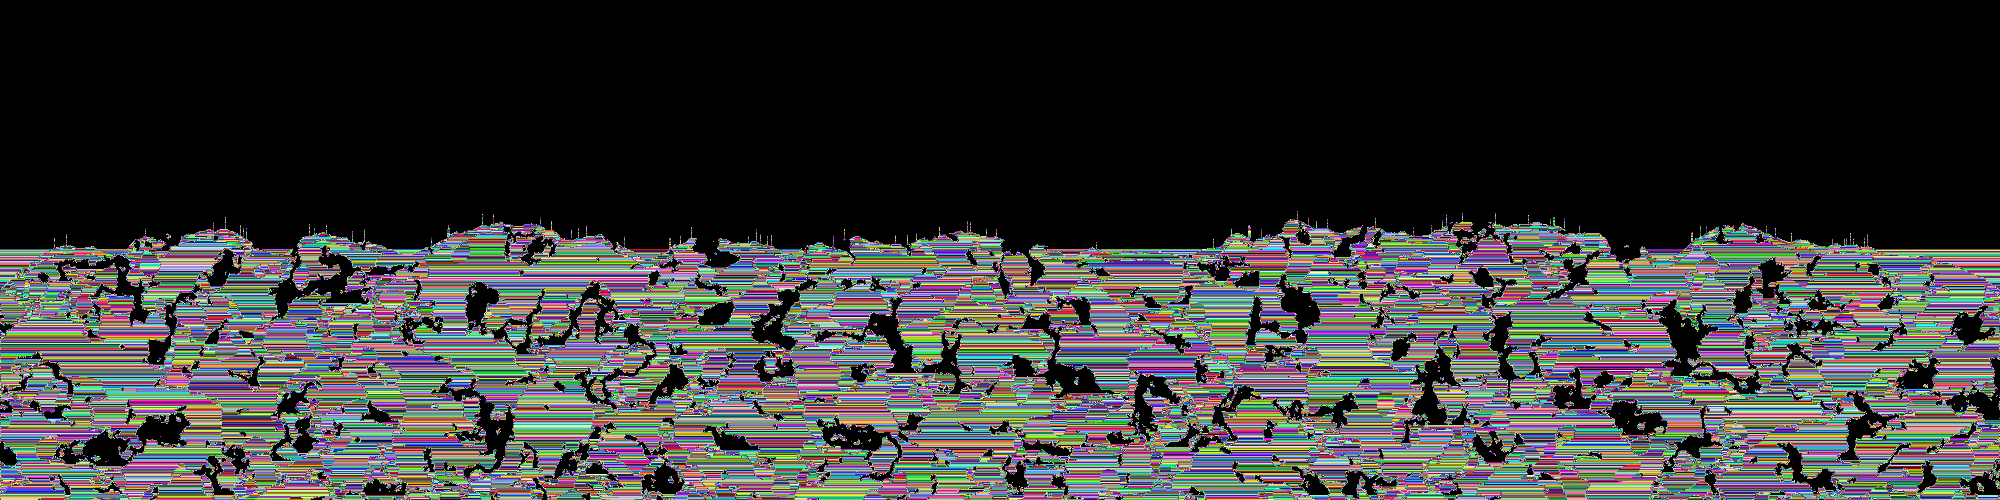

This figure's Python source:
from PIL import Image
import struct
import random
import sys

def read_string(file):
    length = file.read(1)
    if len(length) != 1:
        sys.stderr.write(f"Failed reading string length in file\n")
        sys.exit(1)

    length = struct.unpack('B', length)[0]
    string_data = file.read(length)
    if len(string_data) != length:
        sys.stderr.write(f"Failed reading string in file\n")
        sys.exit(1)

    return string_data.decode('utf-8')

def read_number(file):
    number_data = file.read(4)
    if len(number_data) != 4:
        sys.stderr.write(f"Failed reading number in file\n")
        sys.exit(1)

    return struct.unpack('i', number_data)[0]

def read_compressed_number(file):
    # return read_number(file)
    num = 0
    shift = 0

    while True:
        byte = file.read(1)
        if len(byte) != 1:
            sys.stderr.write(f"Unexpected end of file while reading compressed number\n")
            sys.exit(1)

        byte = ord(byte)
        num |= (byte & 0x7F) << shift
        if not (byte & 0x80):
            break
        shift += 7

    return num

# char* read_string(FILE* in) {
#     uint8_t length;
#     if (fread(&length, sizeof(uint8_t), 1, in) != 1) {
#         fprintf(stderr, "Failed reading string length in file: %d\n", errno);
#         exit(EXIT_FAILURE);
#     }

#     char* str = (char*)malloc(length + 1);
#     if (fread(str, sizeof(char), length, in) != length) {
#         fprintf(stderr, "Failed reading string in file: %d\n", errno);
#         exit(EXIT_FAILURE);
#     }
#     str[length] = '\0';
#     return str;
# }

# int32_t read_number(FILE* in) {
#     int32_t num;
#     if (fread(&num, sizeof(int32_t), 1, in) != 1) {
#         fprintf(stderr, "Failed reading number in file: %d\n", errno);
#         exit(EXIT_FAILURE);
#     }
#     return num;
# }

# int32_t read_compressed_number(FILE* in) {
#     int32_t num = 0;
#     int shift = 0;
#     int byte;

#     while (1) {
#         byte = fgetc(in);
#         if (byte == EOF) {
#             if (feof(in)) {
#                 fprintf(stderr, "Unexpected end of file while reading compressed number\n");
#                 exit(EXIT_FAILURE);
#             } else {
#                 perror("Failed to read compressed number from file");
#                 exit(EXIT_FAILURE);
#             }
#         }

#         num |= (byte & 0x7F) << shift;
#         if (!(byte & 0x80)) {
#             break;
#         }
#         shift += 7;
#     }

#     return num;
# }

# void world_load(world* w, FILE* in) {
#     int width = read_number(in);
#     int height = read_number(in);

#     if (width != WORLD_WIDTH || height != WORLD_HEIGHT) {
#         fprintf(stderr, "World dimensions do not match!\n");
#         return;
#     }

#     int numBlocks = read_number(in);

#     struct { int key; char* value; }* loadblocks = NULL;
#     for (int i = 0; i < numBlocks; i++) {
#         char* str = read_string(in);
#         int id = read_number(in);

#         hmput(loadblocks, id, str);
#     }

#     int i = 0;
#     while (i < WORLD_WIDTH * WORLD_HEIGHT) {
#         int num = read_compressed_number(in);
#         int b = read_compressed_number(in);
#         int block = b & 0xff;
#         int data = b >> 8;
#         char* key = hmget(loadblocks, block);
#         block = shgeti(blocks, key) | data << 8;

#         for (int j = 0; j < num; j++) {
#             int x = i % WORLD_WIDTH;
#             int y = i / WORLD_WIDTH;

#             w->blocks[x][y] = block;

#             i++;
#         }
#     }

#     for (int i = 0; i < numBlocks; i++) {
#         free(loadblocks[i].value);
#     }

#     hmfree(loadblocks);
# }

with open("worlds/save.bin", "rb") as file:
    width = read_number(file)
    height = read_number(file)
    
    out = Image.new("RGB", (2000, 500))

    numBlocks = read_number(file)
    for i in range(numBlocks):
        read_string(file)
        read_number(file)
    
    i = 0
    while i < width * height:
        num = read_compressed_number(file)
        b = read_compressed_number(file)
        if b != 0:
            col = (
                random.randint(0, 255),
                random.randint(0, 255),
                random.randint(0, 255)
            )
            for j in range(num):
                x = i % width
                y = height - i // width - 1
                out.putpixel((x, y), col)
                i += 1
        else:
            i += num
    
    out.save("test.png")